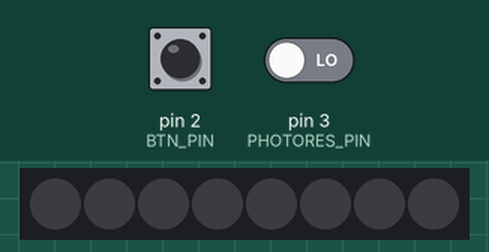
Simulated run of this sketch. Board: Arduino Uno, built with avr-gcc and run on an emulated ATmega328P. Shown: 8 RGB LEDs in strip order, left to right. The inputs (shaded band) are chosen by the test bench; at power-on: pin 2 (BTN_PIN) LOW, pin 3 (PHOTORES_PIN) LOW. Dim RGB values are drawn brighter than linear; random numbers use the default seed unless the sketch sets one.

Above: at 4.2 s.
4.3 s: pin 2 (BTN_PIN) pulsed HIGH 2 times (0.12 s each, 0.3 s apart)
At 5.38 s:
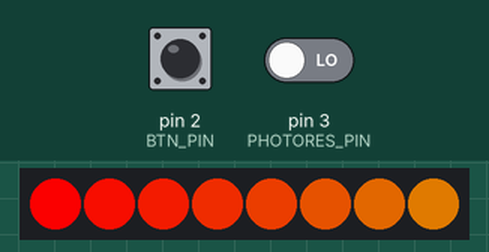
7.6 s: pin 2 (BTN_PIN) pulled HIGH for 0.15 s
At 7.91 s:
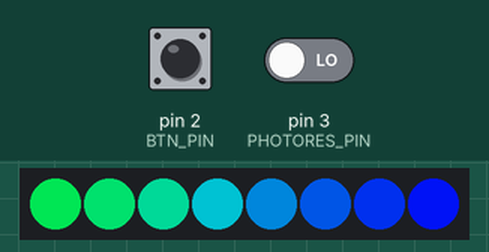
8.3 s: pin 2 (BTN_PIN) pulled HIGH for 1 s
At 9.6 s:
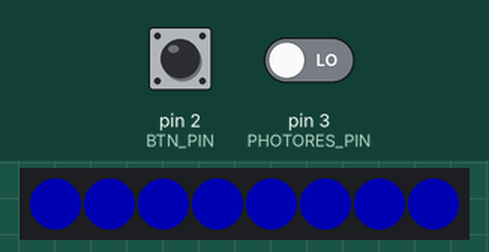
9.9 s: pin 2 (BTN_PIN) pulled HIGH for 3.2 s
At 11.58 s:
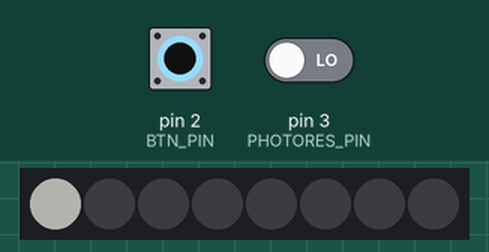
13.7 s: pin 2 (BTN_PIN) pulled HIGH for 1 s
At 15.0 s:
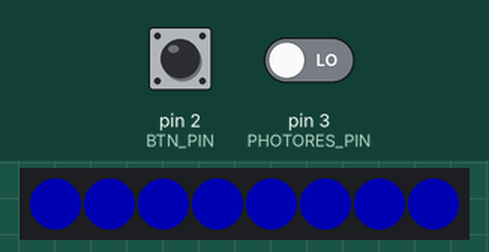
15.3 s: pin 2 (BTN_PIN) pulled HIGH for 0.15 s
At 15.89 s:
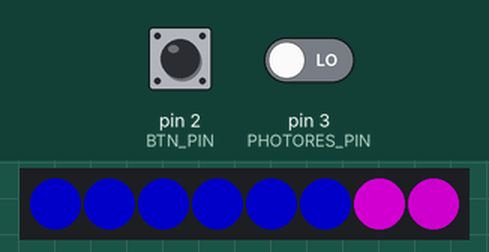
Timing chart, 0 to 19.7 s (numbered marks = the images above; inputs shaded):
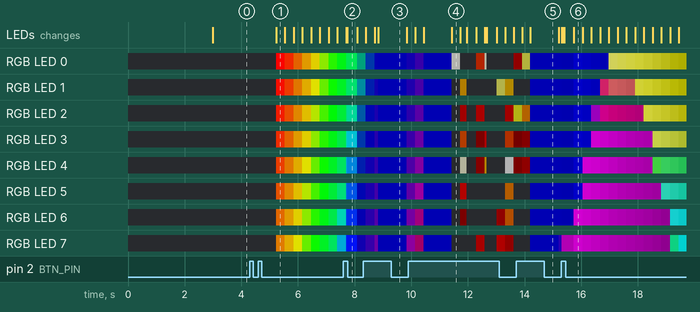

The sketch:

Smart_lamp.ino
```cpp
// Натискання для зміни яскравості
// Утримування для зміни режиму світіння
// Натисність два рази щоб вимкнути датчик світла
#include <FastLED.h>    //бібліотека для зручного керування світлодіодами
#include <EncButton.h> //бібліотека для підключення кнопки
#include <TimerMs.h>

#define BTN_PIN 2       //пін кнопки
#define LED_PIN 4       //пін керування світлодіодами
#define PHOTORES_PIN 3  //пін датчику освітленості
#define COLOR_ORDER GRB
#define CHIPSET WS2811  //модель контролеру управляюмих світлодіодів
#define NUM_LEDS 8      //кількіть управляюмих світлодіодів
#define FRAMES_PER_SECOND 60
#define COOLING  55
#define SPARKING 120
//змінні та іх назви в скетчі
bool photores_status, gReverseDirection = false;
byte baza = 0, BRIGHTNESS = 120; //початкова яскравітсть
int8_t mode = 1, power_mode = 1, counter = 5;
CRGB leds[NUM_LEDS];
Button btn(BTN_PIN, INPUT, HIGH);
TimerMs tmr(1000, 1, 1);

void setup() {
  delay(3000);
  FastLED.addLeds<CHIPSET, LED_PIN, COLOR_ORDER>(leds, NUM_LEDS).setCorrection( TypicalLEDStrip );
  FastLED.setBrightness(BRIGHTNESS);
  pinMode(PHOTORES_PIN, INPUT);
  //Serial.begin(9600);
  //Serial.print("Power mode - ");
  //Serial.println(power_mode);
  //Serial.print("Mode - ");
  //Serial.println(mode);
  //Serial.print("Brightness - ");
  //Serial.println(BRIGHTNESS);
  tmr.setPeriodMode();
  photores_status = digitalRead(PHOTORES_PIN);
}

void loop() {
  btn.tick();
  if (btn.hasClicks(2)) {
    power_mode += 1;
    if (power_mode > 3) power_mode = 1;
    //Serial.print("Power mode - ");
    //Serial.println(power_mode);
  }
  if (btn.click()) {
    delay(100);
    BRIGHTNESS += 60;
    if ((BRIGHTNESS > 240) || (BRIGHTNESS == 44)) BRIGHTNESS = 60;
    //Serial.print("Brightness - ");
    //Serial.println(BRIGHTNESS);
  }
  if (btn.hold()) {
    for (int i = 0; i < NUM_LEDS; i++) {
      leds[i] = CRGB::Blue;
    }
    FastLED.show();
    delay(1000);
    mode += 1;
    if (mode > 7) mode = 1;
    //Serial.print("Mode - ");
    //Serial.println(mode);
  }
  check_photores();
  if (((photores_status == true) && (power_mode == 1)) || (power_mode == 2)) {
    FastLED.setBrightness(BRIGHTNESS);
    if (mode == 1) {
      rainbow();
    } else if (mode == 2) {
      rainbow_2();
    } else if (mode == 3) {
      fire();
    } else if (mode == 4) {
      fire_2();
    } else if (mode == 5) {
      cyclone();
    } else if (mode == 6) {
      focus();
    } else if (mode == 7) {
      confetti();
    }
  }
  if (((photores_status == false) && (power_mode == 1)) || (power_mode == 3)) {
    FastLED.setBrightness(0);
    FastLED.show();
    delay(20);
    //delay(1000);
  }
}
// фільтр від самоактивації датчику
void check_photores() {
  bool status;
  if (tmr.tick()) {
    status = digitalRead(PHOTORES_PIN);
    if (status == true) {
      counter += 1;
      //Serial.print("Counter - ");
      //Serial.println(counter);
    } else {
      counter -= 1;
      //Serial.print("Counter - ");
      //Serial.println(counter);
    }
  }
  if (counter == 10) {
    photores_status = true;
    counter = 5;
  } else if (counter == 0){
    photores_status = false;
    counter = 5;
  }
}

//режим вогню
void fire()
{
  static byte heat[NUM_LEDS];
    for( int i = 0; i < NUM_LEDS; i++) {
      heat[i] = qsub8( heat[i],  random8(0, ((COOLING * 10) / NUM_LEDS) + 2));
    }
    for( int k= NUM_LEDS - 1; k >= 2; k--) {
      heat[k] = (heat[k - 1] + heat[k - 2] + heat[k - 2] ) / 3;
    }
    if( random8() < SPARKING ) {
      int y = random8(7);
      heat[y] = qadd8( heat[y], random8(160,255) );
    }
    for( int j = 0; j < NUM_LEDS; j++) {
      CRGB color = HeatColor( heat[j]);
      int pixelnumber;
      if( gReverseDirection ) {
        pixelnumber = (NUM_LEDS-1) - j;
      } else {
        pixelnumber = j;
      }
      leds[pixelnumber] = color;
    }
  FastLED.show();
  FastLED.delay(1000 / FRAMES_PER_SECOND);
}
//режим веселки
 void rainbow()
 {
    for (int i = 0; i < NUM_LEDS; i++) {
      leds[i] = CHSV(baza+ i * 5, 255, 255);
    }
    baza++;
    FastLED.show();
    delay(20);
 }

 void rainbow_2()
 {
   for (int i = 0; i < NUM_LEDS; i++) {
      leds[i] = CHSV(baza+ i * 5, 255, 255);
    }
    baza++;
    FastLED.show();
    delay(20);
 }
//режим вогників
 void fire_2()
 {
    fadeToBlackBy(leds, NUM_LEDS, 2);
    int pos = beatsin16(13, 0, NUM_LEDS - 1);
    leds[pos] += CHSV(baza++, 255, 192);
    FastLED.show();
    delay(20);
 }
//режим циклону
void cyclone()
 {
   for (int i = 0; i < NUM_LEDS; i++) {
      leds[i].nscale8(250);
      }
    for (int i = 0; i < NUM_LEDS; i++) {
      leds[i] = CHSV(baza++, 255, 255);
    FastLED.show();
    delay(20);
    }
 }
//режим для фокусування
 void focus()
 {
    fadeToBlackBy(leds, NUM_LEDS, 2);
    for (int i = 0; i < 8; i++) {
      leds[beatsin16(i + 7, 0, NUM_LEDS - 1)] |= CHSV(baza+=16, 200, 255);
    }
    FastLED.show();
    delay(20);
 }
 //режим конфеті
 void confetti()
 {
   fadeToBlackBy(leds, NUM_LEDS, 2);
    int pos = random16(NUM_LEDS);
    leds[pos] += CHSV(baza++ + random8(64), 200, 255);
    FastLED.show();
    delay(20);
 }
```
